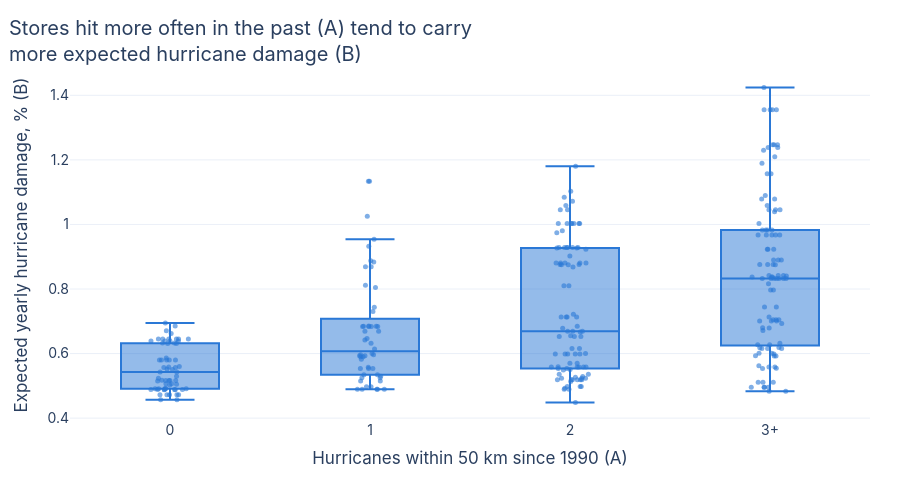

Notebook cell for this chart:
### Markdown cell above
### Do A and B agree?

A counted hurricanes in the record; B's hurricane damage comes from CRC Open's
wind curves. If both are sound, stores that hurricanes hit more often in the past
should carry more expected hurricane damage in B.

### Code cell
check = stores[["hurricanes"]].assign(cyclone=damage["cyclone"][WINDOWS["early"]].reindex(stores["asset_id"]).values)
check["group"] = check["hurricanes"].clip(upper=3).map(lambda n: "3+" if n == 3 else str(n))
by_group = check.groupby("group")["cyclone"].median()
agree = by_group.iloc[-1] > by_group.iloc[0]
title = ("Stores hit more often in the past (A) tend to carry<br>more expected hurricane damage (B)" if agree
         else "Past hurricane counts (A) and expected hurricane damage (B)<br>don't line up clearly here")
fig = go.Figure(go.Box(x=check["group"], y=check["cyclone"], marker_color=BLUE, boxpoints="all",
                       jitter=0.4, pointpos=0, marker=dict(size=5, opacity=0.6), line=dict(width=2),
                       hovertemplate="%{x} hurricanes: %{y:.2f}%<extra></extra>"))
layout(fig, title, xaxis=dict(title=f"Hurricanes within 50 km since {HURRICANES_SINCE} (A)",
                              categoryorder="array", categoryarray=["0", "1", "2", "3+"]),
       yaxis_title="Expected yearly hurricane damage, % (B)")
fig.show()
print("Median expected hurricane damage by number of past hurricanes: "
      + ", ".join(f"{g}: {v:.2f}%" for g, v in by_group.items()))
if not agree:
    print("A small area has few storms, so 35 years of history is a noisy guide; try a larger AREA.")

### Figure 1 — Plotly figure (JSON) as saved in the notebook; plotly's stock layout.template omitted (floating-point values rounded to 4 significant figures; data arrays with more than 128 entries replaced by an {"elided": "..."} marker saying what was removed)
{"data": [{"boxpoints": "all", "hovertemplate": "%{x} hurricanes: %{y:.2f}%<extra></extra>", "jitter": 0.4, "line": {"width": 2}, "marker": {"color": "#2a78d6", "opacity": 0.6, "size": 5}, "pointpos": 0, "type": "box", "x": {"elided": "310 str values"}, "y": {"elided": "310 float values"}}], "layout": {"font": {"family": "Inter, Helvetica, Arial, sans-serif", "size": 14}, "height": 480, "margin": {"b": 60, "l": 70, "r": 30, "t": 70}, "title": {"text": "Stores hit more often in the past (A) tend to carry<br>more expected hurricane damage (B)", "x": 0.01}, "xaxis": {"categoryarray": ["0", "1", "2", "3+"], "categoryorder": "array", "title": {"text": "Hurricanes within 50 km since 1990 (A)"}}, "yaxis": {"title": {"text": "Expected yearly hurricane damage, % (B)"}}}}
